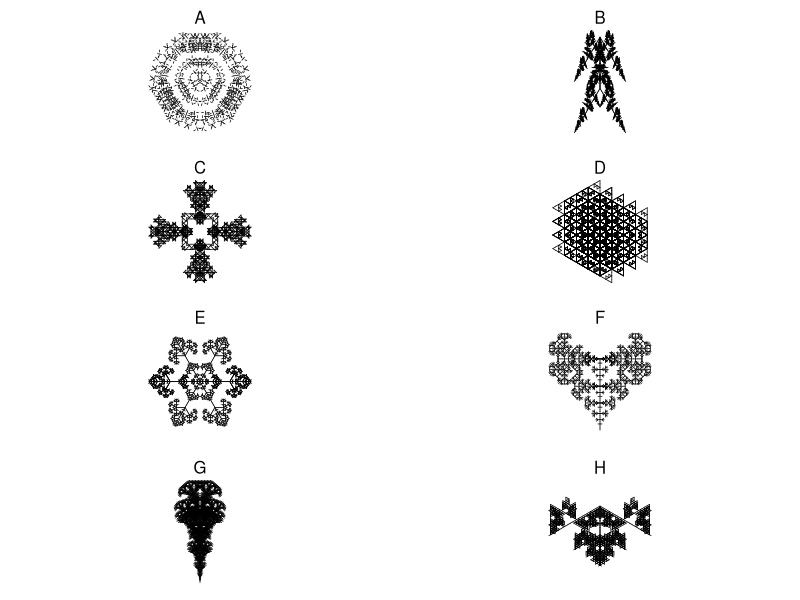

Reproduce this figure in R.
## ---- chunk 1
g1 = list("A",
          list("A"="B-A-B",
               "B"="A+B+A"),
          6,
          60)
g2 = list("A",
          list("A"="A[+A][-A]B",
               "B"="[--B][++B]A"),
          5,
          30)
g3 = list("A",
          list("A"="-B+B+B+B+B+B",
               "B"="B[--CCA][-CCA]B",
               "C"="CC"),
          5,
          60)
g4 = list("A",
          list("A"="[----AAB][--AAB][++AAB]AAB",
               "B"="[-C][+C][--C][++C][---C][+++C]",
               "C"="CAB"),
          3,
          45)

g5 = list("A",
          list("A"="[-AAB][--AAB][+AAB][++AAB]AAB",
               "B"="[-C][+C][--C][++C]CA",
               "C"="CC"),
          3,
          72)

g6 = list("A",
          list("A"="-B+B+B+B+B+B",
               "B"="BB[-CCA]",
               "C"="CC"),
          5,
          60)

g7 = list("A",
          list("A"="B+B+B+B+B",
               "B"="[-CCA]BB",
               "C"="CC"),
          5,
          72)

g8 = list("A++++A",
          list("A"="+A-B-B[B]",
               "B"="-B+A+A[A]"),
          5,
          45)

g9 = list("A++A",
          list("A"="AB[-A][+A]",
               "B"="A"),
          6,
          90)

g10 = list("A+++A+++A+++A",
          list("A"="B--B",
               "B"="AA+++AA"),
          7,
          30)

g11 = list("A",
           list("A"="AB",
                "B"="A[++C][--C]",
                "C"="C[+C][-C]A"),
           7,
           45)

g12 = list("A",
           list("A"="X[-A][+A]AA",
                "X"="XX"),
           5,
           60)

g13 = list("A",
           list("A"="X[-A][+A]A",
                "X"="XX"),
           6,
           60)

g14 = list("A++++++.A",
           list("A"="B+B+B+B+B+B+B",
                "B"="B[-CCA][+CCA]",
                "C"="CC"),
           5,
           30)

g15 = list("A",
           list("A"="ABA",
                "B"="[-BAB][+BAB]"),
           6,
           90)

g16 = list("AA",
           list("A"="ABA",
                "B"="C[-BAB][+BAB]",
                "C"="CC"),
           5,
           90)

g17 = list("AA",
           list("A"="B-AA-B",
                "B"="A+B+A"),
                6,
                45)

g18 = list("AA",
           list("A"="B-AA-B",
                "B"="AB+B+A"),
                5,
                90)

g19 = list("AA",
           list("A"="B-AA-B",
                "B"="AB+B+AB"),
                5,
                90)

g20 = list("A++A++A++A",
           list("A"="B-CAC-B",
                "B"="AB-BA",
                "C"="CC"),
                5,
                135)

g21 = list("A.A",
           list("A"="BC",
                "B"="B[+C][-C]",
                "C"="CAD",
                "D"="DD[+D+D][-D-D]"),
                5,
                60)

g22 = list("A",
           list("A"="B-ABA-B",
                "B"="A+B+A"),
           6,
           72)

g23 = list("A",
           list("A"="B-ABA-B",
                "B"="A+B+A"),
           6,
           90)

g24 = list("A",
           list("A"="B-ABA-B",
                "B"="A+B+A"),
           6,
           120)

g25 = list("A",
           list("A"="B-ABA-B",
                "B"="A+B+A"),
           6,
           108)

g26 = list("A",
           list("A"="B-ABA-B",
                "B"="A+B+A"),
           4,
           135)

g27 = list("A++A++A++A",
           list("A"="B-ABA-B",
                "B"="A+BB+A"),
           4,
           135)

g28 = list("A",
           list("A"="A[+A][-A]B",
                "B"="A[--B][++B]B"),
           6,
           108)

g29 = list("A",
           list("A"="A[+A][-A]A[+B][-B]",
                "B"="A[--B][++B]B"),
           5,
           60)

g30 = list("A",
           list("A"="A[+A][-A]A[+B][-B]",
                "B"="A[--B][++B]B"),
           5,
           20)

g31 = list("A",
           list("A"="A[+A][-A]A[+B][-B]",
                "B"="A[----B][++++B]B"),
           5,
           45)

g32 = list("A",
           list("A"="A[++A][--A]A[+B][-B]",
                "B"="A[----B][++++B]B"),
           5,
           45)

g33 = list("A",
           list("A"="B++B++B++B++B",
                "B"="B[-CCC-CC-CCA][----CC-CCB]B",
                "C"="CC"),
           5,
           36)

g34 = list("A",
           list("A"="B++A++A++B",
                "B"="AB[A-CC-CC-CCA]BA",
                "C"="CC"),
           5,
           90)

g35 = list("A++++XA",
           list("A"="AA[-B][+B]B",
                "B"="[---ABC][+++ABC]",
                "C"="A[-CB][+CB]",
                "X"="XX"),
           5,
           45)

g36 = list("A+++XA",
           list("A"="AA[-B][+B]B",
                "B"="[--ABC][++ABC]",
                "C"="A[-CB][+CB]",
                "X"="XX"),
           5,
           60)

g37 = list("[A]+[A]+[A]+[A]+[A]+[A]",
           list("A"="AA[-B][+B]B",
                "B"="[-ABC][+ABC]",
                "C"="A[-CB][+CB]"),
           4,
           60)

g38 = list("[A]+[A]+[A]+[A]+[A]",
           list("A"="AA[-B][+B]B",
                "B"="[-ABC][+ABC]",
                "C"="A[-CB][+CB]"),
           4,
           72)

g39 = list("[A]+[A]+[A]+[A]",
           list("A"="AA[-B][+B]B",
                "B"="[-ABC][+ABC]",
                "C"="A[-CB][+CB]"),
           4,
           90)

g40 = list("[A]+[A]+[A]",
           list("A"="AA[-B][+B]B",
                "B"="[-ABC][+ABC]",
                "C"="A[-CB][+CB]"),
           4,
           120)

g41 = list("A",
           list("A"="C[+CA][CCCA][-CA]",
                "C"="CC"),
           6,
           45)

g42 = list("A",
           list("A"="C[+CA][CCCCB][-CA]",
                "B"="[++A][--A]",
                "C"="CC"),
           6,
           45)

g43 = list("[A]--[A]--[A]--[A]",
           list("A"="C[+CB][CCA][-CB]",
                "B"="CCC[+++A][---A]",
                "C"="CA"),
           4,
           45)

g44 = list("A",
           list("A"="A[-DB][+DB]C",
                "B"="DC[++DA][--DA]B",
                "C"="[+++D][---D]A",
                "D"="DD"),
           6,
           40)

g45 = list("[A]+++[A]+++[A]",
           list("A"="A[---XB][-XB][+XB][+++XB]",
                "B"="XB[++XA][--XA]XA",
                "X"="XX"),
           4,
           40)

g46 = list("[A]+++[A]+++[A]",
           list("A"="A[---XB][-XB][+XB][+++XB]",
                "B"="XB[++XA][--XA]A",
                "X"="XX"),
           4,
           40)

g47 = list("A",
           list("A"="[---B][-B][+B][+++B]",
                "B"="BD[++DA][--DA]B",
                "D"="DD"),
           5,
           45)

g48 = list("A------A",
           list("A"="[---B][-B][+B][+++B]",
                "B"="BD[++DA][--DA]B",
                "D"="DD"),
           5,
           30)

g49 = list("A+A++++++A+A",
           list("A"="[---B][-B][+B][+++B]",
                "B"="BD[++DA][--DA]B",
                "D"="DD"),
           4,
           30)

g50 = list("A--A--A",
           list("A"="A[-A]A"),
           6,
           60)

g51 = list("B---A",
           list("A"="A[-AB]A",
                "B"="B[+BA]B"),
           5,
           60)

g52 = list("[A][B]",
           list("A"="[-XBA]A",
                "B"="[+XAB]B",
                "X"="XX"),
           6,
           30)

g53 = list("[A][B]",
           list("A"="C[-A-B]A",
                "B"="C[+B+A]B",
                "C"="CC"),
           5,
           30)

g54 = list("[+A][-B]",
           list("A"="[-CA-CB]A",
                "B"="[+CB+CA]B",
                "C"="CC"),
           7,
           30)

g55 = list("[+A][-B]",
           list("A"="[-CA-CB]A",
                "B"="[+CB+CA]B",
                "C"="CC"),
           6,
           90)

g56 = list("[+A][-B]",
           list("A"="[-CA-CB]A",
                "B"="[+CB+CA]B",
                "C"="CC"),
           6,
           120)

g57 = list("[+A][-B]",
           list("A"="[-CA-CB]A",
                "B"="[+CB+CA]B",
                "C"="CC"),
           6,
           150)

g58 = list("[+A][-B]",
           list("A"="[-CA-CB]CA",
                "B"="[+CB+CA]CB",
                "C"="CC"),
           6,
           150)

g59 = list("A",
           list("A"="XXX-B+BB+BB+BB+B",
                "X"="XX",
                "B"="B[-XXA]B"),
           4,
           90)

g60 = list("A",
           list("A"="XX[BBB+BB+B]A",
                "X"="XX",
                "B"="B[-XA][+XA]B"),
           4,
           30)

g61 = list("A",
           list("A"="XX[B+BB+BB+BB+B]",
                "X"="XX",
                "B"="BA"),
           6,
           90)

g62 = list("A",
           list("A"="XXX[B+BB+BB+B]",
                "X"="XX",
                "B"="BA"),
           6,
           120)

g63 = list("A",
           list("A"="X[-B+BB+BB+BB+BB+BB+B]",
                "X"="XX",
                "B"="X[+A-AA-AA-AA-AA-AA-A]"),
           3,
           10)

g64 = list("A",
           list("A"="B[-A][+A]",
                "B"="[DA][--DA][++DA]",
                "D"="DD"),
           7,
           60)

g65 = list("X",
           list("F"="FF",
                "X"="F[+XXF+F][-XXF-F]FXX"),
           4,
           30)

g66 = list("X",
           list("F"="FF",
                "X"="FF[+XFF+XF][-XFF-XF]FXX"),
           4,
           30)

g67 = list("X",
           list("F"="FF",
                "X"="FF[+XFFX+XF][-XFFX-XF]FXXFX"),
           3,
           30)

g68 = list("A",
           list("A"="AA[-B][+B]B",
                "B"="B[-ABC][+ABC]",
                "C"="C[-CBA][+CBA]"),
           4,
           60)

g69 = list("A",
           list("A"="A[-BC][+BC]BC",
                "B"="BB[-ABC][+ABC]",
                "C"="CCC[-CBA][+CBA]"),
           4,
           60)

g70 = list("GA",
           list("A"="[---BC][+++BC]",
                "B"="F[--AC][++AC]",
                "C"="FF[-BA][+BA]",
                "F"="FF",
                "G"="F"),
           5,
           15)

g71 = list("GA",
           list("A"="[---BC][+++BC]",
                "B"="[--AC][++AC]",
                "C"="FF[-BA][+BA]",
                "F"="FF",
                "G"="F"),
           5,
           15)

g72 = list("[A]------------[A]",
           list("A"="[---BC][+++BC]",
                "B"="[--AC][++AC]",
                "C"="F[-BA][+BA]",
                "F"="FF"),
           5,
           15)

g73 = list("C",
           list("A"="F[---BC][+++BC]",
                "B"="F[-CA][+CA]",
                "C"="[-AB][+AB]",
                "F"="FF"),
           6,
           15)

g74 = list("A",
           list("A"="ADB",
                "B"="[-CA][+CA]",
                "C"="[+C[-A][+A]][-C[-A][+A]]",
                "D"="E",
                "E"="AA"),
           7,
           30)

g75 = list("ABA",
           list("A"="+B--A--B+",
                "B"="-A+BCB+A-",
                "C"="CC"),
           7,
           45)

g76 = list("AAAAA",
           list("A"="B--A--B",
                "B"="A+BCB+A",
                "C"="CC"),
           5,
           72)

g77 = list("ABA",
           list("A"="A+AA+B+AA+A",
                "B"="B-B-A-B-B"),
           4,
           22)

g78 = list("A+A+A+A",
           list("A"="C[++CB][--CB]",
                "B"="C-BAB+C",
                "C"="CAB"),
           6,
           90)

g79 = list("AAAAA",
           list("A"="A+B+A",
                "B"="CC-[+CA][-CA]-B",
                "C"="CC"),
           6,
           108)

g80 = list("AA",
           list("A"="A++B-C-B++A",
                "B"="B--A+C+A--B",
                "C"="CC"),
           6,
           45)

g81 = list("AAAA",
           list("A"="A++B-C-B++A",
                "B"="B--A+C+A--B",
                "C"="CCC"),
           5,
           45)

g82 = list("-A++A",
           list("A"="A++B-C-B++A",
                "B"="B--A+C+A--B",
                "C"="CCC"),
           5,
           45)

g83 = list("-A",
           list("A"="A++B-C-B++A",
                "B"="B--A+C+A--B",
                "C"="CCC"),
           5,
           45)


g84 = list("AAA",
           list("A"="A++B-C-B++A",
                "B"="B--A+C+A--B",
                "C"="CC"),
           6,
           60)

g85 = list("A",
           list("A"="+B-AA-B+",
                "B"="-A+BB+A-"),
           3,
           108)

g86 = list("A",
           list("A"="+B-ACA-ACA-B+",
                "B"="-A+BCB+BCB+A-",
                "C"="CCC"),
           5,
           135)

g87 = list("A",
           list("A"="+BAA-ABA-AAB+",
                "B"="-A+B[-C]B+A-",
                "C"="CCCC[A][+A][-A][--A]"),
           4,
           90)

g88 = list("A",
           list("A"="+B-AA-AA-B+",
                "B"="-A+BB+BB+A-"),
           5,
           30)

g89 = list("A",
           list("A"="+B-ACA-ACA-B+",
                "B"="-A+BCB+BCB+A-",
                "C"="CCC"),
           5,
           60)

g90 = list("A",
           list("A"="+B-ACA-ACA-B+",
                "B"="-A+BCB+BCB+A-",
                "C"="CCC"),
           5,
           108)

g91 = list("-A",
           list("A"="+B-AA-B+",
                "B"="-A+BB+A-"),
           5,
           90)

g92 = list("A",
           list("A"="+B-AAA-B+",
                "B"="-A+BBB+A-"),
           5,
           120)

g93 = list("AA",
           list("A"="+B-AAA-B+",
                "B"="-A+BBB+A-"),
           5,
           108)

g94 = list("AA",
           list("A"="+B-ABA-B+",
                "B"="-A+BAB+A-"),
           5,
           108)

g95 = list("A",
           list("A"="+BB-ABA-BB+",
                "B"="-AA+BAB+AA-"),
           5,
           90)

g96 = list("A",
           list("A"="+BA-ABA-AB+",
                "B"="-AB+BAB+BA-"),
           5,
           90)

g97 = list("A",
           list("A"="+BA-A--B--A-AB+",
                "B"="-AB+B++A++B+BA-"),
           5,
           60)

g98 = list("A",
           list("A"="+BA-A--A--A-AB+",
                "B"="-AB+B++B++B+BA-"),
           5,
           120)

g99 = list("A",
           list("A"="+BA-B--A--B-AB+",
                "B"="-AB+A++B++A+BA-"),
           5,
           72)

g99 = list("A",
           list("A"="+AA-B--A--B-AA+",
                "B"="-BB+A++B++A+BB-"),
           5,
           120)

g100= list("A",
           list("A"="+BA--AA--AB+",
                "B"="-AB++BB++BA-"),
           5,
           30)

g101= list("A",
           list("A"="+++BA----ABA----AB+++",
                "B"="---AB++++BAB++++BA---"),
           5,
           45)

g102= list("A",
           list("A"="+++BA----ABA----AB+++",
                "B"="---AB++++BAB++++BA---"),
           4,
           50)

g103= list("A",
           list("A"="+++BA----ABA----AB+++",
                "B"="---AB++++BAB++++BA---"),
           5,
           50)

g104= list("A",
           list("A"="CAA[--CAB][++CAB]",
                "B"="C[-CC-CA][+CC+CA]",
                "C"="CC"),
           5,
           100)

g105= list("A",
           list("A"="CAA[--CAB][++CAB]",
                "B"="C[-CC-CA][+CC+CA]",
                "C"="CC"),
           5,
           90)

g106= list("A",
           list("A"="+BA+A-ABA-A+AB+",
                "B"="+BA-B--B-AB+"),
           4,
           90)

g107 = list("-A",
           list("A"="+BA+A-ABA-A+AB+",
                "B"="+BBA-B--B-ABB+"),
           4,
           90)

g108 = list("A",
           list("A"="+BA+A-ABA-A+AB+",
                "B"="+BBA-B--B-ABB+"),
           3,
           45)

g109 = list("A",
           list("A"="+BA+A-ABA-A+AB+",
                "B"="+BBA-B--B-ABB+"),
           4,
           69)

g110 = list("BB",
           list("A"="+BA+A-ABA-A+AB+",
                "B"="+BBA-B--B-ABB+"),
           4,
           69)

g111= list("BB",
           list("A"="+BA+A-ABBA-A+AB+",
                "B"="+BBA-B--B-ABB+"),
           4,
           45)

g112 = list("BABA",
           list("A"="+BA+A-ABBA-A+AB+",
                "B"="+BBA-B--B-ABB+"),
           3,
           45)

g113 = list("AAAA",
           list("A"="+BA+A-ABCBA-A+AB+",
                "B"="+BBA-B-CCCC-B-ABB+",
                "C"="CCCCC"),
           3,
           45)

g114 = list("A",
           list("A"="+BA+ABCBA+AB+",
                "B"="-C+++BACAB+++C-",
                "C"="CC"),
           5,
           108)

g115= list("A",
           list("A"="+BA+ACCA+AB+",
                "B"="-C+++BACCAB+++C-",
                "C"="CC"),
           5,
           90)

g116= list("A",
           list("A"="+BAA-A-CC-A-AAB+",
                "B"="-C+++BAACAAB+++C-",
                "C"="CC"),
           4,
           10)

g117= list("AAAAAA",
           list("A"="+BACA-A-CC-A-ACAB+",
                "B"="-AC+++BAACCCAAB+++CA-",
                "C"="CC"),
           3,
           150)

g118= list("A--A",
           list("A"="+B-CAC-B+",
                "B"="-A+B+A-",
                "C"="CC"),
           6,
           90)

g119= list("A++A",
           list("A"="+B-CAC-B+",
                "B"="-A+BB+A-",
                "C"="CC"),
           6,
           90)

g120= list("A++A++A++A",
           list("A"="+B-CAC-B+",
                "B"="-A++BB++A-",
                "C"="CC"),
           6,
           45)

g121= list("A-A-A-A-A-A-A-A",
           list("A"="+B-CAC-B+",
                "B"="-A++BB++A-",
                "C"="CC"),
           6,
           45)           

g122= list("A-A-A-A",
           list("A"="+B-A-B+",
                "B"="-A++B+C+B++A-",
                "C"="CC"),
           6,
           90)

g123= list("A+A+A+A",
           list("A"="+B-ABCBA-B+",
                "B"="-A++B+B++A-",
                "C"="CC"),
           5,
           90)

g124= list("A",
           list("A"="+B-ACA-B+",
                "B"="-A++CB+BC++A-",
                "C"="CC"),
           6,
           90)

g125= list("A",
           list("A"="+BX-AA-XB+",
                "B"="-AX+B+XA-",
                "X"="XX"),
           7,
           90)

g126= list("A",
           list("A"="+BX-AA-XB+",
                "B"="-AXB+B+BXA-",
                "X"="XX"),
           6,
           90)

g127= list("B",
           list("A"="+B-AXA-B+",
                "B"="-BA+BAB+AB-",
                "X"="XX"),
           5,
           135)

g128= list("AA",
           list("A"="+B-A+X+A-B+",
                "B"="-BA+BAXAB+AB-",
                "X"="XX"),
           4,
           90)

g129= list("A-A-A",
           list("A"="+B-A+X+A-B+",
                "B"="-BA+BAXAB+AB-",
                "X"="XX"),
           4,
           120)

g130= list("A++++A",
           list("A"="[+BCC][-BCC]",
                "B"="B[-CA][+CA]",
                "C"="CCA"),
           5,
           45)

g131= list("A++++A++++A",
           list("A"="[+BCC][-BCC]",
                "B"="B[-CA][+CA]",
                "C"="CCA"),
           5,
           30)

g132= list("A+A+A",
           list("A"="[+BCC][-BCC]",
                "B"="B[-CA][+CA]",
                "C"="CCA"),
           5,
           72)

g133= list("B",
            list("A"="[+DBC][-DBC][+++DBC]",
                 "B"="[-BA][+BA]",
                 "C"="AB",
                 "D"="XX",
                 "X"="XX"),
            6,
            120)

g134= list("B",
            list("A"="[++XXBC][--XXBC][++++XXBC]",
                 "B"="[-BA][+BA]",
                 "C"="AB",
                 "X"="XX"),
            6,
            45)

goodies = list(g1,g2,g3,g4,g5,g6,g7,g8,g9,g10,g11,g12,g13,g14,g15,g16,g17,g18,g19,g20,g21,g22,g23,g24,g25,g26,g27,g28,g29,g30,g31,g32,g33,g34,g35,g36,g37,g38,g39,g40,g41,g42,g43,g44,g45,g46,g47,g48,g49,g50,g51,g52,g53,g54,g55,g56,g57,g58,g59,g60,g61,g62,g63,g64,g65,g66,g67,g68,g69,g70,g71,g72,g73,g74,g75,g76,g77,g78,g79,g80,g81,g82,g83,g84,g85,g86,g87,g88,g89,g90,g91,g92,g93,g94,g95,g96,g97,g98,g99,g100,g101,g102,g103,g104,g105,g106,g107,g108,g109,g110,g111,g112,g113,g114,g115,g116,g117,g118,g119,g120,g121,g122,g123,g124,g125,g126,g127,g128,g129,g130,g131,g132,g133,g134)


showrules = function(g){
    rules = g[[2]]
    pr = paste0("`",names(rules)," > ",rules,"`",collapse="\\\n")
    return(pr)
}

initial_angle = 90  
line_color = "black"
line_width = 1
bg_color = "white"

getstr = function(start,rules,n){
    st = start
    for(jj in 1:n){
        st2 = ""
        for(i in 1:nchar(st)){
            ch = substr(st,i,i)
            if(!is.null(rules[[ch]])){
                st2 = paste0(st2,rules[[ch]],collapse="")
            } else {
                st2 = paste0(st2,ch,collapse="")
            }
        }
        st = st2
    }
    return(st)
}
getxyc = function(string="AA+AA+AA+A+A",angle=pi/2,angle_initial=pi/2,col="blue"){
    switch = 1
    d = angle_initial
    x = 0
    y = 0
    xl = c(x)
    yl = c(y)
    cols = numeric()
    dsave = numeric()
    xsave = numeric()
    ysave = numeric()
    for(i in 1:nchar(string)){
        ch = substr(string,i,i)
        cn = as.integer(charToRaw(ch))
        if(cn>=as.integer(charToRaw("A")) && cn<=as.integer(charToRaw("L"))){
            cols = c(cols,col)
            x = x+cos(d)
            y = y+sin(d)
            xl = c(xl,x)
            yl = c(yl,y)
        }
        if(cn>=as.integer(charToRaw("M")) && cn<=as.integer(charToRaw("Z"))){
            cols = c(cols,"NA")
            x = x+cos(d)
            y = y+sin(d)
            xl = c(xl,x)
            yl = c(yl,y)
        }
        if(cn==as.integer(charToRaw("["))){
            dsave = c(dsave,d)
            xsave = c(xsave,x)
            ysave = c(ysave,y)
        }
        if(cn==as.integer(charToRaw("]"))){
            cols = c(cols,"NA")
            x = xsave[length(xsave)]
            y = ysave[length(ysave)]
            d = dsave[length(dsave)]
            if(length(xsave)>1){
                xsave = xsave[1:(length(xsave)-1)]
                ysave = ysave[1:(length(ysave)-1)]
                dsave = dsave[1:(length(dsave)-1)]
            } else {
                xsave = numeric()
                ysave = numeric()
                dsave = numeric()
            }
            xl = c(xl,x)
            yl = c(yl,y)
        }
        if(cn==as.integer(charToRaw("-"))){
            d = d+angle*switch
        }
        if(cn==as.integer(charToRaw("+"))){
            d = d-angle*switch
        }
        if(cn==as.integer(charToRaw("."))){
            switch = switch*(-1)
        }
    }
    xwid = max(xl)-min(xl)
    ywid = max(yl)-min(yl)
    xmid = (max(xl)+min(xl))/2
    ymid = (max(yl)+min(yl))/2
    wid = max(c(xwid,ywid))
    x2 = (xl-xmid)/wid*2
    y2 = (yl-ymid)/wid*2
    return(list(x2,y2,cols))
}
makeplot = function(xyc,lwd=1){
    x = xyc[[1]]
    y = xyc[[2]]
    c = xyc[[3]]
    plot(0,0,"n",xlim=c(-1,1),ylim=c(-1,1),axes=F,ann=F)
    for(i in 2:length(x)){
        lines(c(x[i-1],x[i]),c(y[i-1],y[i]),col=c[i-1],lwd=lwd)
    }
}

ng = length(goodies)
gs = sample(1:length(goodies),8)
gc = sample(gs,1)
sol = paste0(1*(gs==gc),collapse="")

## ---- chunk 2
cat(showrules(goodies[[gc]]))
## ---- chunk 3
par(mfrow=c(4,2),pty="s",mar=c(1,1.5,2,1.5))
jj = 0
for(i in gs){
    jj = jj+1
    s = getstr(goodies[[i]][[1]],goodies[[i]][[2]],goodies[[i]][[3]])
    angle = goodies[[i]][[4]]
    xyc = getxyc(s,angle/180*pi,angle_initial=initial_angle/180*pi,col=line_color)
    makeplot(xyc,lwd=0.7)
    mtext(LETTERS[jj],3)
}
## ---- chunk 4
GG = goodies[[gs[1]]]
## ---- chunk 5
cat(showrules(GG))
## ---- chunk 6
GG = goodies[[gs[2]]]
## ---- chunk 7
cat(showrules(GG))
## ---- chunk 8
GG = goodies[[gs[3]]]
## ---- chunk 9
cat(showrules(GG))
## ---- chunk 10
GG = goodies[[gs[4]]]
## ---- chunk 11
cat(showrules(GG))
## ---- chunk 12
GG = goodies[[gs[5]]]
## ---- chunk 13
cat(showrules(GG))
## ---- chunk 14
GG = goodies[[gs[6]]]
## ---- chunk 15
cat(showrules(GG))
## ---- chunk 16
GG = goodies[[gs[7]]]
## ---- chunk 17
cat(showrules(GG))
## ---- chunk 18
GG = goodies[[gs[8]]]
## ---- chunk 19
cat(showrules(GG))
